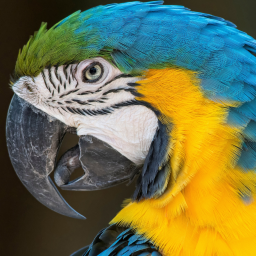
#> input picture Ex01/Images/Ara.png, 256 x 256 px
$ python Ex01.py
#> lines starting #> are read from the running program, lines starting #| are printed output that depends on the picture
import cv2
import numpy as np


def flip_horizontally(image):
    print("Flipping image horizontally...")

    flipped_image = np.zeros((height, width, channels), np.uint8)

    # flip the image horizontally
    for i in range(height):
        for j in range(width):
            flipped_image[i, j] = image[i, width - j - 1]

    print("... image flipped horizontally\n")

    return flipped_image


def flip_vertically(image):
    print("Flipping image vertically...")

    flipped_image = np.zeros((height, width, channels), np.uint8)

    # flip the image vertically
    for i in range(height):
        for j in range(width):
            flipped_image[i, j] = image[height - i - 1, j]

    print("... image flipped vertically\n")

    return flipped_image


def flip_horizontally_and_vertically(image):
    print("Flipping image horizontally and vertically...")

    flipped_image = np.zeros((height, width, channels), np.uint8)

    # flip the image horizontally and vertically
    for i in range(height):
        for j in range(width):
            flipped_image[i, j] = image[height - i - 1, width - j - 1]

    print("... image flipped horizontally and vertically\n")

    return flipped_image


if __name__ == "__main__":
    # Read image in color
    img = cv2.imread('Images/Ara.png', 1)
#> img is the input picture: shape (256, 256, 3); mean B, G, R 76, 114.6, 111.2

    # Display original image
    cv2.imshow('Original Image', img)

    print("Image shape:", img.shape)
#| Image shape: (256, 256, 3)
    height, width, channels = img.shape
#> height = 256; width = 256; channels = 3

    h_image = flip_horizontally(img)
#> after the loop in flip_horizontally, `for i in range(height):`:
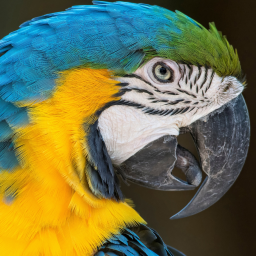
#> flipped_image: shape (256, 256, 3); mean B, G, R 76, 114.6, 111.2
    v_image = flip_vertically(img)
#> after the loop in flip_vertically, `for i in range(height):`:
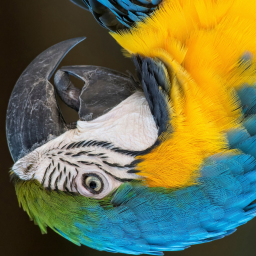
#> flipped_image: shape (256, 256, 3); mean B, G, R 76, 114.6, 111.2
    hv_image = flip_horizontally_and_vertically(img)
#> after the loop in flip_horizontally_and_vertically, `for i in range(height):`:
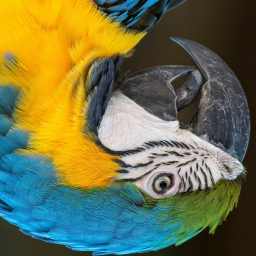
#> flipped_image: shape (256, 256, 3); mean B, G, R 76, 114.6, 111.2

    # Display the images
    cv2.imshow('Horizontally Flipped Image', h_image)
    cv2.imshow('Vertically Flipped Image', v_image)
    cv2.imshow('Flipped Image', hv_image)
    cv2.waitKey(0)

    # Save the images to file
    cv2.imwrite('Output_Images/Horizontally_Flipped_Image.png', h_image)
    cv2.imwrite('Output_Images/Vertically_Flipped_Image.png', v_image)
    cv2.imwrite('Output_Images/Flipped_Image.png', hv_image)
    print("Images saved to file\n")

$ run again, with Ex01/Images/Aeroplane.png copied over Ex01/Images/Ara.png
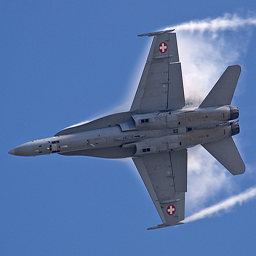
#> input picture Ex01/Images/Aeroplane.png, 256 x 256 px
#> img is the input picture: shape (256, 256, 3); mean B, G, R 166.1, 117.5, 88.9
#| Image shape: (256, 256, 3)
#> after the loop in flip_vertically, `for i in range(height):`:
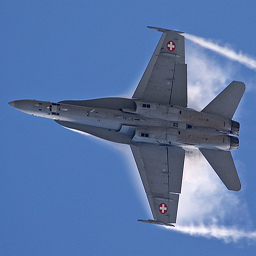
#> flipped_image: shape (256, 256, 3); mean B, G, R 166.1, 117.5, 88.9
#> after the loop in flip_horizontally_and_vertically, `for i in range(height):`:
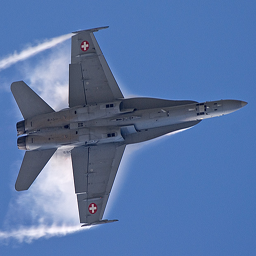
#> flipped_image: shape (256, 256, 3); mean B, G, R 166.1, 117.5, 88.9

$ run again, with Ex01/Images/Baboon.png copied over Ex01/Images/Ara.png
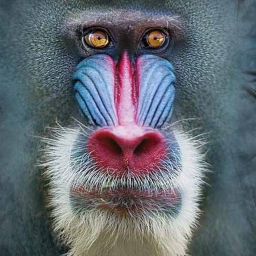
#> input picture Ex01/Images/Baboon.png, 256 x 256 px
#> img is the input picture: shape (256, 256, 3); mean B, G, R 115.7, 107.4, 101.2
#| Image shape: (256, 256, 3)
#> after the loop in flip_vertically, `for i in range(height):`:
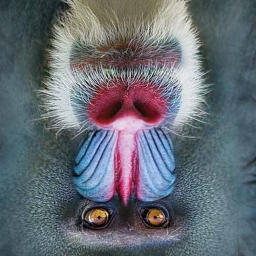
#> flipped_image: shape (256, 256, 3); mean B, G, R 115.7, 107.4, 101.2
#> after the loop in flip_horizontally_and_vertically, `for i in range(height):`:
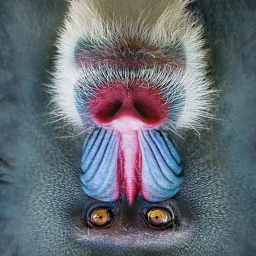
#> flipped_image: shape (256, 256, 3); mean B, G, R 115.7, 107.4, 101.2
